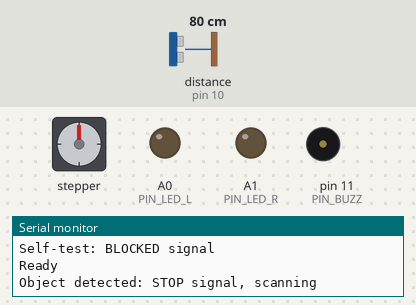
This sketch was run on a simulated Arduino Uno, built with avr-gcc and run on an emulated ATmega328P. Parts: stepper motor, output pins drawn as LEDs (lit = HIGH), buzzer (waves = sounding), the last lines printed to the serial monitor. Wiring (inferred from the names in the program): ultrasonic range finder: trigger pin 9; echo pin 10; stepper motor driver (200 steps per turn assumed): step pin 2; direction pin 5; enable pin 8. Dashed ring = blinking. Inputs (shaded band) come from the test bench; at power-on: distance to the obstacle (sensor on pin 10) 80 cm. The echo pulse lasts 58.3 µs per cm; pins used as bus, display or sensor lines are not drawn.

Above: at 11.1 s.
11.2 s: distance to the obstacle (sensor on pin 10) set to 2 cm
At 11.45 s:
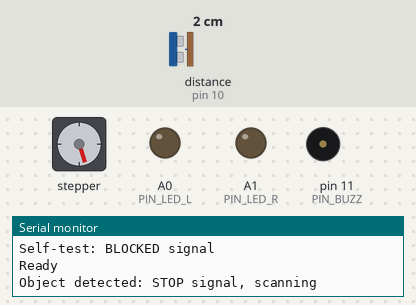
14.2 s: distance to the obstacle (sensor on pin 10) set to 35 cm
At 19.5 s:
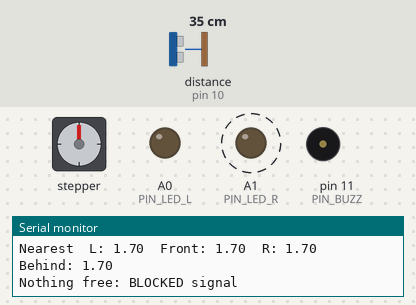
Timing chart, 0 to 21.0 s (numbered marks = the images above; inputs shaded):
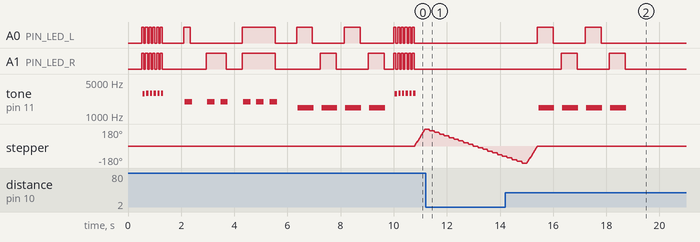

Measured:
- by itself, A0 (PIN_LED_L), A1 (PIN_LED_R): alternates HIGH for 0.60 s and LOW for 1.2 s, 4 changes in all, then stays LOW
- by itself, tone on pin 11 (PIN_BUZZ): alternates 1479 Hz for 0.60 s and silent for 0.30 s, 8 changes in all, then stays silent

The sketch:

blind_aid_project_final_version.ino
```cpp
// Rotating ultrasonic blind-aid, v5: STOP alert + 360 scan + single buzzer beep codes
// Board: Arduino Uno R4 Minima + CNC Shield V3 + A4988 (X driver) + NEMA 17 + HC-SR04
//        + 1 passive buzzer + 2 LEDs
//
// Wiring:
//   Motor driver (X): EN = D8, STEP = D2, DIR = D5 (built into the shield)
//   HC-SR04:  Trig = D9 (X-), Echo = D10 (Y-), VCC = 5V, GND = GND
//   BUZZER:   signal D11 (Z-) -> + leg (direct, or via NPN transistor), - leg to GND
//             (if D11 does not work, move the wire to D12 and set PIN_BUZZ = 12 below)
//   LEFT LED:  long leg -> 470 ohm -> A0 (Abort), short leg -> GND
//   RIGHT LED: long leg -> 470 ohm -> A1 (Hold),  short leg -> GND
//
// Signals the person hears / sees:
//   STOP      = rapid high-pitched beeps, both LEDs flash   (object detected, scan starting)
//   1 beep    = LEFT free,   left LED on
//   2 beeps   = RIGHT free,  right LED on
//   3 beeps   = BEHIND free, both LEDs on
//   BLOCKED   = 4 long LOW-pitched beeps, LEDs alternate     (nothing free)
//
// How it works:
//   1. An object closer than TRIGGER_CM plays the STOP signal and starts a scan.
//   2. The sensor sweeps the full circle, measuring every 18 degrees.
//   3. If the front is clear again during the scan (someone walked past): do nothing.
//   4. Zones: LEFT and RIGHT (about 60 to 135 deg each side), BEHIND (beyond 135 deg),
//      FRONT (+-60 deg). A zone is "free" if nothing closer than FREE_CM was seen in it.
//        left and/or right free -> pick one (only one free: that one; both free: more
//                                  clearance wins, near tie -> wider gap wins, else TIE_GOES_LEFT)
//        neither side free, behind free -> BEHIND
//        nothing free -> BLOCKED signal
//   5. The beep code plays and the LEDs stay on for HOLD_MS. The sensor stays at center
//      unless ALERT_FACING_FREE is true.
//   6. It then waits for the path in front to clear before listening again.
//
// At power-up every signal plays once as a self-test (set RUN_SELFTEST to false to skip it).

#define FW_NAME "blind-aid v5 (stop alert, 360 scan, beep codes)"

// ---------- Pins ----------
const int PIN_EN     = 8;
const int PIN_STEP   = 2;
const int PIN_DIR    = 5;
const int PIN_TRIG   = 9;
const int PIN_ECHO   = 10;
const int PIN_BUZZ   = 11;   // change to 12 if the D11 buzzer does not work
const int PIN_LED_L  = A0;
const int PIN_LED_R  = A1;

// ---------- Settings you can tweak ----------
// Motor / scan
const bool          LEFT_DIR          = HIGH;   // calibrated: HIGH on this build. Flip back to LOW if left/right swap again
const int           SWEEP_STEPS       = 100;    // 100 steps x 1.8 deg = 180 deg each side (full 360 view)
const int           SAMPLE_STEPS      = 10;     // measure every 10 steps = every 18 deg
const int           ZONE_STEPS        = 33;     // front zone = +-60 deg
const int           REAR_STEPS        = 75;     // beyond +-135 deg counts as "behind"
const int           FRONT_STEPS       = 10;     // "front" = +-18 deg, used to detect a person walking past
const int           STEP_US           = 2000;   // raise to 2500 if the motor skips
const bool          ALERT_FACING_FREE = false;  // false = alert from center (safer for loose head wires)
                                                // true  = turn the sensor toward the free spot first

// Distances (cm)
const float         TRIGGER_CM        = 80.0;   // closer than this = STOP + scan. Use 20-40 for table-top tests,
                                                // 100-150 for real walking
const float         FRONT_CLEAR_CM    = TRIGGER_CM + 10.0;  // front at least this clear during the scan = ignore
const float         REARM_CM          = TRIGGER_CM + 10.0;  // path must be clearer than this to re-arm
const float         FREE_CM           = 40.0;   // a zone is free if nothing is closer than this (60 for real walking)
const float         TIE_CM            = 15.0;   // clearances within this count as equal
const bool          TIE_GOES_LEFT     = true;   // final tie-break between left and right

// Direction beeps
const unsigned long HOLD_MS           = 2000;   // LEDs stay on this long (beeps play at the start)
const unsigned long BEEP_MS           = 250;    // length of each direction beep
const unsigned long BEEP_GAP_MS       = 250;    // silence between direction beeps
const unsigned int  BUZZ_HZ           = 2000;   // direction beep pitch; try 2500-4000 if it sounds quiet

// STOP signal: rapid, high pitched
const int           STOP_BEEPS        = 6;
const unsigned long STOP_ON_MS        = 80;
const unsigned long STOP_OFF_MS       = 60;
const unsigned int  STOP_HZ           = 3000;

// BLOCKED signal: slow, long, low pitched
const int           BLOCKED_BEEPS     = 4;
const unsigned long BLOCKED_BEEP_MS   = 600;
const unsigned long BLOCKED_GAP_MS    = 300;
const unsigned int  BLOCKED_HZ        = 1500;

const bool          RUN_SELFTEST      = true;   // play every signal once at power-up
// --------------------------------------------

int  motorPos   = 0;      // current sensor position in steps (0 = center, negative = left)
bool armed      = true;
int  clearCount = 0;
int  waitPrint  = 0;

// ---------- Distance ----------
float readCm() {
  digitalWrite(PIN_TRIG, LOW);
  delayMicroseconds(2);
  digitalWrite(PIN_TRIG, HIGH);
  delayMicroseconds(10);
  digitalWrite(PIN_TRIG, LOW);
  unsigned long us = pulseIn(PIN_ECHO, HIGH, 30000UL);
  if (us == 0) return 400.0;
  return us * 0.0343 / 2.0;
}

float medianCm() {
  float a = readCm(); delay(30);
  float b = readCm(); delay(30);
  float c = readCm();
  if ((a <= b && b <= c) || (c <= b && b <= a)) return b;
  if ((b <= a && a <= c) || (c <= a && a <= b)) return a;
  return c;
}

// ---------- Motor ----------
// Move the sensor to an absolute step position (negative = left of center)
void goTo(int target) {
  int diff = target - motorPos;
  if (diff == 0) return;
  bool dirLevel = (diff < 0) ? LEFT_DIR : !LEFT_DIR;
  digitalWrite(PIN_DIR, dirLevel ? HIGH : LOW);
  int n = abs(diff);
  for (int i = 0; i < n; i++) {
    digitalWrite(PIN_STEP, HIGH);
    delayMicroseconds(STEP_US);
    digitalWrite(PIN_STEP, LOW);
    delayMicroseconds(STEP_US);
  }
  motorPos = target;
}

// ---------- Signals ----------
void allOff() {
  digitalWrite(PIN_BUZZ,  LOW);
  digitalWrite(PIN_LED_L, LOW);
  digitalWrite(PIN_LED_R, LOW);
}

// Square wave on the passive buzzer: hz pitch for ms milliseconds
void tonePulse(unsigned int hz, unsigned long ms) {
  unsigned long halfUs = 500000UL / hz;
  unsigned long start = millis();
  while (millis() - start < ms) {
    digitalWrite(PIN_BUZZ, HIGH);
    delayMicroseconds(halfUs);
    digitalWrite(PIN_BUZZ, LOW);
    delayMicroseconds(halfUs);
  }
  digitalWrite(PIN_BUZZ, LOW);
}

// STOP: rapid high-pitched beeps, both LEDs flash with each beep
void stopSignal() {
  for (int i = 0; i < STOP_BEEPS; i++) {
    digitalWrite(PIN_LED_L, HIGH);
    digitalWrite(PIN_LED_R, HIGH);
    tonePulse(STOP_HZ, STOP_ON_MS);
    digitalWrite(PIN_LED_L, LOW);
    digitalWrite(PIN_LED_R, LOW);
    if (i < STOP_BEEPS - 1) delay(STOP_OFF_MS);
  }
  allOff();
}

// Direction code: "beeps" beeps; the chosen LEDs stay on until holdMs has passed since the start
void alertDirection(int beeps, bool ledLeft, bool ledRight, unsigned long holdMs) {
  digitalWrite(PIN_LED_L, ledLeft  ? HIGH : LOW);
  digitalWrite(PIN_LED_R, ledRight ? HIGH : LOW);
  unsigned long start = millis();
  for (int i = 0; i < beeps; i++) {
    tonePulse(BUZZ_HZ, BEEP_MS);
    if (i < beeps - 1) delay(BEEP_GAP_MS);
  }
  while (millis() - start < holdMs) delay(5);
  allOff();
}

// BLOCKED: slow, long, low-pitched beeps, LEDs alternate left/right
void blockedAlert() {
  for (int i = 0; i < BLOCKED_BEEPS; i++) {
    bool leftOn = (i % 2 == 0);
    digitalWrite(PIN_LED_L, leftOn ? HIGH : LOW);
    digitalWrite(PIN_LED_R, leftOn ? LOW : HIGH);
    tonePulse(BLOCKED_HZ, BLOCKED_BEEP_MS);
    digitalWrite(PIN_LED_L, LOW);
    digitalWrite(PIN_LED_R, LOW);
    if (i < BLOCKED_BEEPS - 1) delay(BLOCKED_GAP_MS);
  }
  allOff();
}

void selfTest() {
  Serial.println("Self-test: STOP signal");
  stopSignal();
  delay(800);
  Serial.println("Self-test: 1 beep (left)");
  alertDirection(1, true, false, 0);
  delay(600);
  Serial.println("Self-test: 2 beeps (right)");
  alertDirection(2, false, true, 0);
  delay(600);
  Serial.println("Self-test: 3 beeps (behind)");
  alertDirection(3, true, true, 0);
  delay(800);
  Serial.println("Self-test: BLOCKED signal");
  blockedAlert();
  delay(300);
}

// ---------- Scan ----------
// zones: 0 = left, 1 = front, 2 = right, 3 = behind
int zoneOf(int pos) {
  if (abs(pos) > REAR_STEPS) return 3;
  if (pos < -ZONE_STEPS)     return 0;
  if (pos >  ZONE_STEPS)     return 2;
  return 1;
}

// How far a step position is from the middle of its zone (used to break ties)
int zoneDist(int z, int pos) {
  int sideMid = (REAR_STEPS + ZONE_STEPS) / 2;
  if (z == 0) return abs(pos + sideMid);
  if (z == 2) return abs(pos - sideMid);
  if (z == 3) return abs(abs(pos) - SWEEP_STEPS);
  return abs(pos);
}

// Returns true if an alert was given, false if the scan was ignored.
bool scanAndAlert() {
  Serial.println("Object detected: STOP signal, scanning");
  stopSignal();                                // tell the person to stop before the scan starts

  float minZ[4]      = {999, 999, 999, 999};   // nearest reading in each zone
  float bestD[4]     = {-1, -1, -1, -1};       // clearest reading in each zone
  int   bestPos[4]   = {0, 0, 0, 0};           // step position of that clearest reading
  int   freeCount[4] = {0, 0, 0, 0};           // readings in the zone that were >= FREE_CM
  float frontMin     = 999;                    // nearest reading straight ahead

  for (int pos = -SWEEP_STEPS; pos <= SWEEP_STEPS; pos += SAMPLE_STEPS) {
    goTo(pos);
    delay(80);                                 // let the sensor settle
    float d = medianCm();

    int z = zoneOf(pos);
    if (d < minZ[z]) minZ[z] = d;
    if (d >= FREE_CM) freeCount[z]++;
    if (abs(pos) <= FRONT_STEPS && d < frontMin) frontMin = d;
    if (d > bestD[z] || (d == bestD[z] && zoneDist(z, pos) < zoneDist(z, bestPos[z]))) {
      bestD[z]   = d;
      bestPos[z] = pos;
    }
  }

  Serial.print("Nearest  L: ");  Serial.print(minZ[0]);
  Serial.print("  Front: ");     Serial.print(frontMin);
  Serial.print("  R: ");         Serial.print(minZ[2]);
  Serial.print("  Behind: ");    Serial.println(minZ[3]);

  // Front clear again: someone walked past, do nothing
  if (frontMin >= FRONT_CLEAR_CM) {
    Serial.println("Front clear again (person passing?) - ignoring");
    goTo(0);
    return false;
  }

  bool leftFree   = (minZ[0] >= FREE_CM);
  bool rightFree  = (minZ[2] >= FREE_CM);
  bool behindFree = (minZ[3] >= FREE_CM);

  // Pick the direction: 0 = left, 2 = right, 3 = behind, -1 = nothing free
  int w = -1;
  if (leftFree && !rightFree)      w = 0;
  else if (rightFree && !leftFree) w = 2;
  else if (leftFree && rightFree) {
    if (fabs(minZ[0] - minZ[2]) > TIE_CM)    w = (minZ[0] > minZ[2]) ? 0 : 2;           // more clearance
    else if (freeCount[0] != freeCount[2])   w = (freeCount[0] > freeCount[2]) ? 0 : 2; // wider gap
    else                                     w = TIE_GOES_LEFT ? 0 : 2;
  }
  else if (behindFree)             w = 3;

  if (w == -1) {
    Serial.println("Nothing free: BLOCKED signal");
    goTo(0);
    blockedAlert();
    return true;
  }

  goTo(ALERT_FACING_FREE ? bestPos[w] : 0);

  if (w == 0) {
    Serial.println("Free: LEFT (1 beep, left LED)");
    alertDirection(1, true, false, HOLD_MS);
  } else if (w == 2) {
    Serial.println("Free: RIGHT (2 beeps, right LED)");
    alertDirection(2, false, true, HOLD_MS);
  } else {
    Serial.println("Free: BEHIND (3 beeps, both LEDs)");
    alertDirection(3, true, true, HOLD_MS);
  }

  goTo(0);                                     // back to center
  return true;
}

// ---------- Arduino ----------
void setup() {
  Serial.begin(9600);
  pinMode(PIN_EN,    OUTPUT);
  pinMode(PIN_STEP,  OUTPUT);
  pinMode(PIN_DIR,   OUTPUT);
  pinMode(PIN_TRIG,  OUTPUT);
  pinMode(PIN_ECHO,  INPUT);
  pinMode(PIN_BUZZ,  OUTPUT);
  pinMode(PIN_LED_L, OUTPUT);
  pinMode(PIN_LED_R, OUTPUT);
  allOff();
  digitalWrite(PIN_EN, LOW);                   // driver on, motor holds position

  delay(500);
  Serial.println("BOOT");
  Serial.println(FW_NAME);
  if (RUN_SELFTEST) selfTest();
  Serial.println("Ready");
}

void loop() {
  float d = readCm();

  if (!armed) {
    // Alert already given: wait for a clear path before listening again
    if (++waitPrint >= 10) {                   // print about once a second
      waitPrint = 0;
      Serial.print("Waiting, distance: "); Serial.println(d);
    }
    if (d > REARM_CM) {
      clearCount++;
      if (clearCount >= 3) {
        armed = true;
        clearCount = 0;
        Serial.println("Re-armed, waiting for next object");
      }
    } else {
      clearCount = 0;
    }
    delay(100);
    return;
  }

  if (d < TRIGGER_CM) {
    delay(50);
    float d2 = readCm();                       // confirm with a second reading
    if (d2 < TRIGGER_CM) {
      if (scanAndAlert()) {
        armed = false;
        clearCount = 0;
        waitPrint = 0;
      } else {
        delay(500);                            // ignored scan: stay armed, short pause
      }
    }
  }
  delay(60);
}
```
